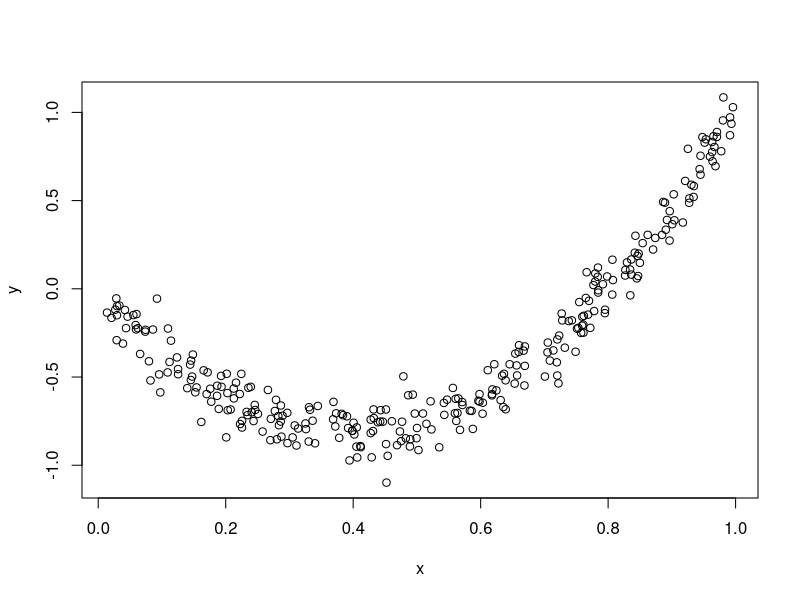
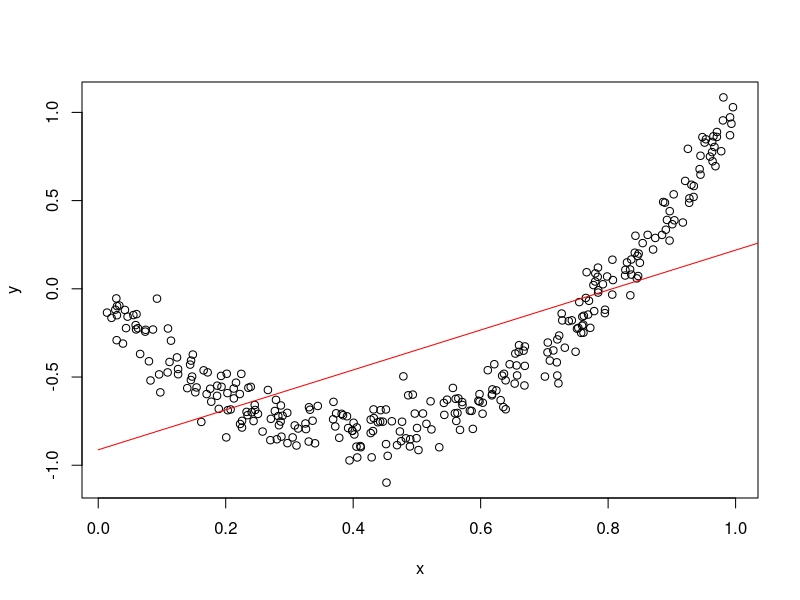
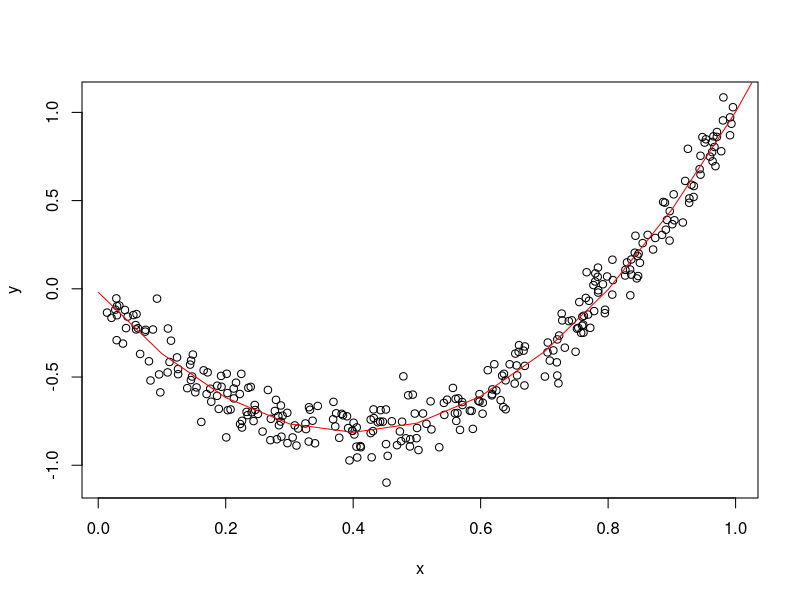
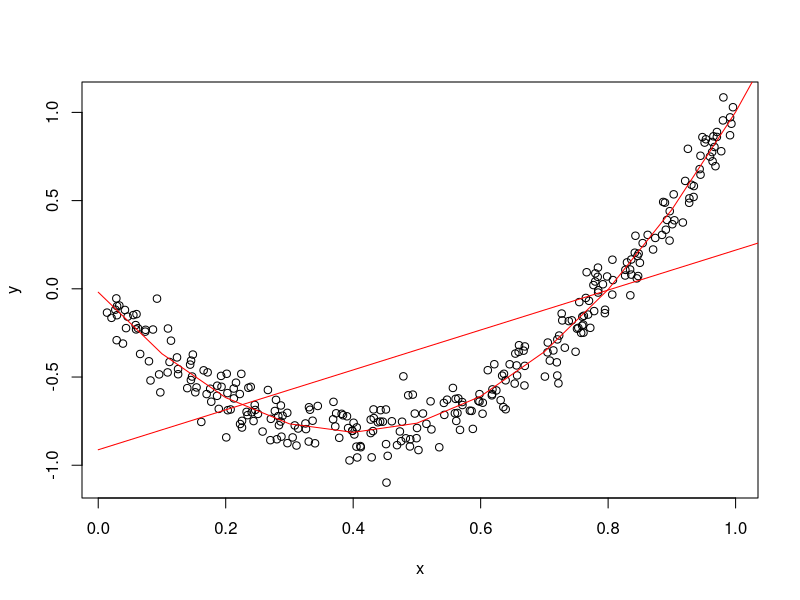
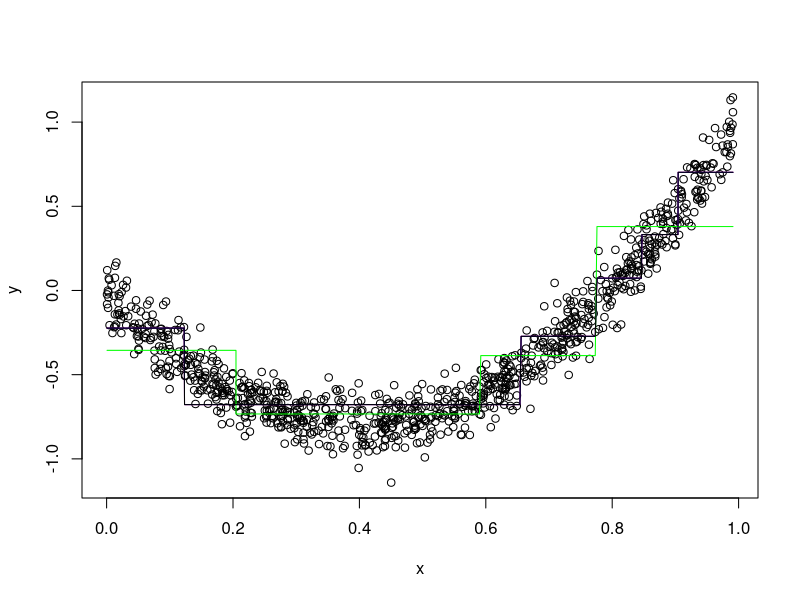
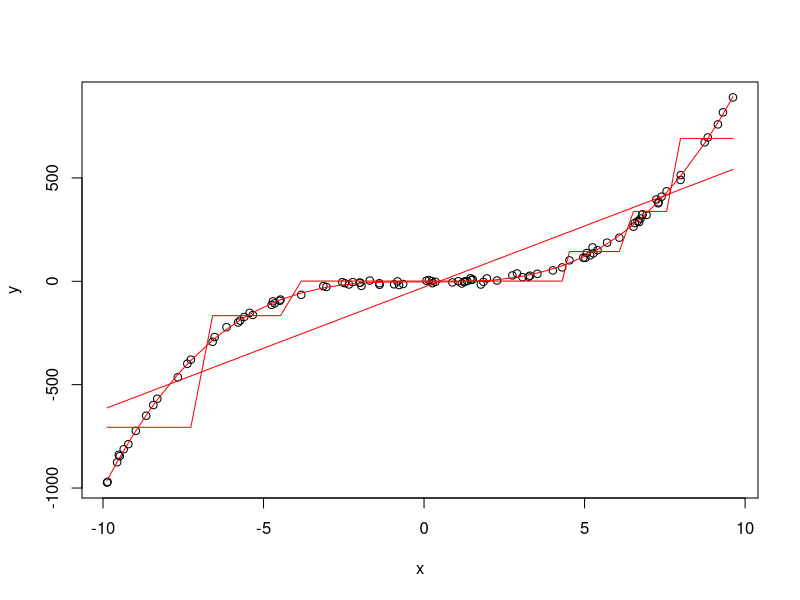

The R script that drew these images, in order:
## ---- chunk 1
set.seed(138)
x = runif(n = 300, min = 0, max = 1)
epsilon = rnorm(n = 300, mean = 0, sd = .1)
y = 5 * (x ** 2) - 4 * x + epsilon
d = data.frame(x,y)
plot(x,y)
## ---- chunk 2
linear_fit = lm(y ~ x)
x1 = seq(from = 0, to = 29, by = 0.1)
plot(x,y)
y_pred = predict(linear_fit, data.frame(x = x1))
lines(x1,y_pred, col = "red")
## ---- chunk 3
quadratic_fit = lm(y ~ x + I(x^2))
x1 = seq(from = 0, to = 29, by = 0.1)
plot(x,y)
y_pred = predict(quadratic_fit, data.frame(x = x1))
lines(x1,y_pred, col = "red")
## ---- chunk 4
# fit1 = lm(y ~ x)
# fit2 = lm(y ~ x + I(x^2))
x1 = seq(from = 0, to = 29, by = 0.1)
plot(x,y)

y_pred1 = predict(linear_fit, data.frame(x = x1))
y_pred2 = predict(quadratic_fit, data.frame(x = x1))

lines(x1,y_pred1, col = "red")
lines(x1,y_pred2, col = "red")
## ---- chunk 5
library(rpart)
x = sort(runif(n = 1000, min = 0, max = 1))
epsilon = rnorm(n = 1000, mean = 0, sd = .1)
y = 5 * (x ** 2) - 4 * x + epsilon


d = data.frame(x,y)
d = d[order(x),]


fit = rpart(y ~ x + I(x^2), data = d)
fit1 = rpart(y ~ x + I(x^2),  data = d, minsplit = 20)
fit2 = rpart(y ~ x + I(x^2), data = d, minsplit=20,minbucket=200,maxdepth=20)
fit3 = rpart(y ~ x + I(x^2),  data = d, minbucket = 5)



with(d,plot(x,y))
lines(d$x,predict(fit), col = "red")
lines(d$x,predict(fit1), col = "blue")
lines(d$x,predict(fit2), col = "green")
lines(d$x,predict(fit3))




## ---- chunk 6
x_test = sort(runif(n = 1000, min = 0, max = 1))


f_x = function(x, n = 100, min = 0, max = 1) {
  epsilon = rnorm(n = n, mean = 0, sd = .1)
  5 * (x ** 2) - 4 * x + epsilon
}

y_test = f_x(x_test,n = 1000)
d = data.frame(x_test,y_test)
## ---- chunk 7
mse = function(model, d) {
  mean((predict(model,d) - d$y) ** 2)
}

mse_linear = mse(linear_fit,d)
mse_quadratic = mse(quadratic_fit,d)
mse_rpart = mse(fit,d)
mse_rpart1 = mse(fit1,d)
mse_rpart2 = mse(fit2,d)
mse_linear
mse_quadratic # best performance 
mse_rpart1
mse_rpart2 
## ---- chunk 8
x = runif(n = 100, min = -10, max = 10)
noise = rnorm(n = 100, mean = 0, sd = 10)
# y = 3 * x + 5 + noise
# y =  4 * x ** 4 + (3-x) ** 3 + x ** 2 + 3 + noise + sin(x)
y = x ** 3 + noise
d = data.frame(x,y)
d = d[order(x),]
linear_fit = lm(y ~ x, data = d)
rpart_fit = rpart(y ~ x, data  = d)
cubic_fit = lm(y ~ x + I(x^2) + I(x^3), data = d)
plot(x,y)
# sort(d$x)
lines(d$x,predict(linear_fit,d),col = "red")
lines(d$x,predict(rpart_fit,d), col = "red")
lines(d$x,predict(cubic_fit,d), col = "red")
mse_linear = mse(linear_fit,d)
mse_rpart = mse(rpart_fit,d)
mse_cubic = mse(cubic_fit,d)
mse_linear 
mse_rpart # lower
mse_cubic # lowest 
